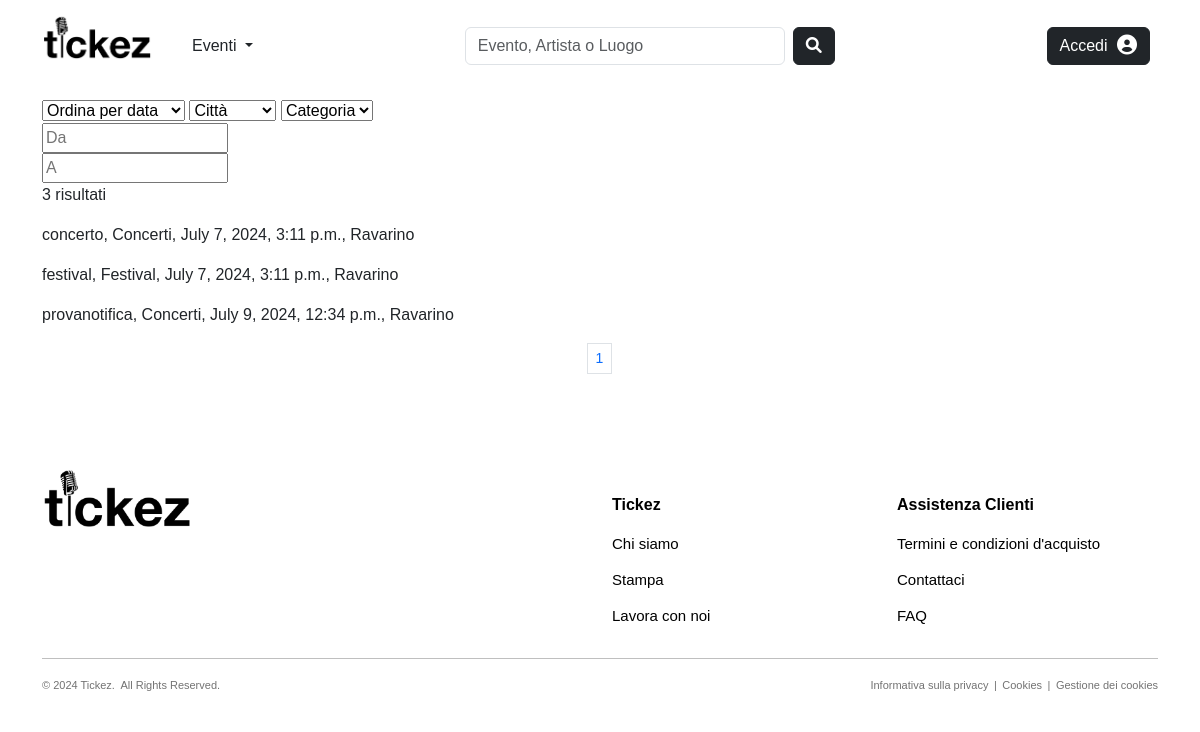
The page /products/events/ on the database as committed earlier.
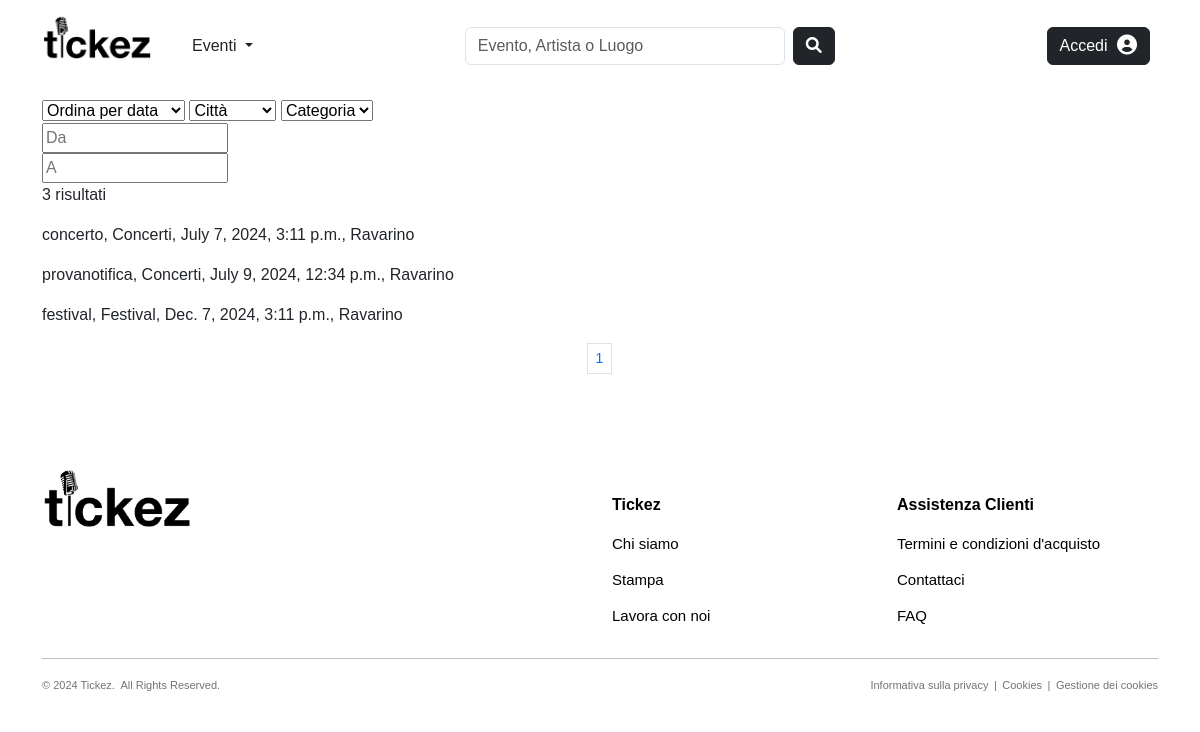
The same page on the database as committed later.
### products/models.py (models this page shows, shortened)
class Evento(models.Model):
    CATEGORY_CHOICES = [
        ('Concerti', 'Concerti'),
        ('Festival', 'Festival'),
        ('Teatro', 'Teatro')
    ]
    nome = models.CharField(max_length=100, null=False, blank=False)
    slug = models.SlugField(max_length=200, null=False, unique=True, blank=True)
    categoria = models.CharField(max_length=100, choices=CATEGORY_CHOICES, null=False, blank=False)
    descrizione = models.TextField(null=True, blank=True, default='')
    data_ora = models.DateTimeField(null=False, blank=False, default=timezone.now)
    locandina = models.ImageField(blank=True, upload_to="images/events")
    visualizzazioni = models.IntegerField(default=0)
    organizzatore = models.ForeignKey(to='users.Organizzatore', on_delete=models.CASCADE, null=False, blank=False, related_name='eventi_organizzati')
    luogo = models.ForeignKey(to='common.Luogo', on_delete=models.CASCADE, null=False, blank=False, related_name='eventi_programmati')
    followers = models.ManyToManyField(to='users.Utente', blank=True, default=None, related_name='eventi_preferiti')
    def get_absolute_url(self):
        return reverse("products:event-details", kwargs={"slug": self.slug, "pk": self.pk})
    class Meta:
        verbose_name_plural = 'Eventi'

### common/models.py (models this page shows, shortened)
class Luogo(models.Model):
    nome = models.CharField(max_length=50, null=False, blank=False)
    slug = models.SlugField(max_length=200, null=False, unique=True, blank=True)
    indirizzo = models.CharField(max_length=255)
    capienza_persone = models.PositiveIntegerField()
    citta = models.CharField(max_length=100)
    stato = models.CharField(max_length=100)
    codice_postale = models.CharField(max_length=30)
    immagine = models.ImageField(blank=True, upload_to="images/venues", default=join('static', 'images', 'defaults', 'default_venue.jpg'))
    followers = models.ManyToManyField(to='users.Utente', blank=True, default=None, related_name='luoghi_preferiti')
    affittuari = models.ManyToManyField(to='users.Organizzatore', blank=True, default=None, related_name='luoghi_affittati')
    class Meta:
        verbose_name_plural = 'Luoghi'

### products/views.py (the view)
# urls.py: path('events/', views.EventsListView.as_view(), name="events"),
class EventsListView(ListView):
    model = Evento
    template_name = 'products/events.html'
    paginate_by = 3
    def get_queryset(self):
        event_list = super().get_queryset()
        order_by = self.request.GET.get('sort', 'data_ora')
        city = self.request.GET.get('city', '')
        category = self.request.GET.get('category', '')
        from_date = self.request.GET.get('from_date', '')
        until_date = self.request.GET.get('until_date', '')
        event_list = ( self.order_style(event_list, order_by) &
                       self.filter_by_city(event_list, city) &
                       self.filter_by_category(event_list, category) &
                       self.filter_by_date(event_list, from_date, until_date)
        )
        return event_list
    def order_style(self, queryset, order_by):
        if order_by == 'nome':
            return queryset.order_by('nome')
        else:
            return queryset.order_by('data_ora')
    def filter_by_city(self, queryset, city):
        if city:
            return queryset.filter(luogo__citta__icontains=city)
        return queryset
    def filter_by_category(self, queryset, category):
        if category:
            return queryset.filter(categoria=category)
        return queryset
    def filter_by_date(self, queryset, from_date, until_date):
        if from_date:
            queryset = queryset.filter(data_ora__gte=datetime.strptime(from_date, '%d/%m/%Y'))
        if until_date:
            queryset = queryset.filter(data_ora__lte=datetime.strptime(until_date, '%d/%m/%Y'))
        return queryset
    def get_context_data(self, **kwargs):
        context = super().get_context_data(**kwargs)
        context['current_sort'] = self.request.GET.get('sort', 'data_ora')
        context['current_city'] = self.request.GET.get('city', '')
        context['current_category'] = self.request.GET.get('category', '')
        context['cities'] = sorted(Evento.objects.values_list('luogo__citta', flat=True).distinct())
        context['categories'] = sorted(Evento.objects.values_list('categoria', flat=True).distinct())
        context['current_from'] = self.request.GET.get('from_date', '')
        context['current_until'] = self.request.GET.get('until_date', '')
        return context

### common/context_processors.py (called while the page is built, shortened)
def notifications(request):
    notifications = []
    unread_count = 0
    return {
        'notifications': notifications,
        'unread_count': unread_count,
    }

### products/templates/products/events.html (shortened to what this page needs)
{% extends "products/base_products.html" %}
{% load static %}
{% load crispy_forms_tags %}
{% block content %}
    <div class="container">
        <form method="GET">
            <select name="sort" id="sort" onchange="this.form.submit()">
                <option value="data_ora" {% if current_sort == 'data_ora' %} selected {% endif %}>Ordina per data</option>
            </select>
            <select name="city" id="city" onchange="this.form.submit()">
                <option value="" selected disabled hidden>Città</option>
            </select>
            <select name="category" id="category" onchange="this.form.submit()">
                <option value="" selected disabled hidden>Categoria</option>
            </select>
            <div>
                <input type="text" placeholder="Da" {% if request.GET.from_date %} value="{{ request.GET.from_date }}" {% endif %} id="from_date" name="from_date" class="datepicker" readonly onchange="this.form.submit()">
            </div>
            <div>
                <input type="text" placeholder="A" {% if request.GET.until_date %} value="{{ request.GET.until_date }}" {% endif %} id="until_date" name="until_date" class="datepicker" readonly onchange="this.form.submit()">
            </div>
        </form>
        <p>{{view.get_queryset.count}} risultati</p>
        {% for e in page_obj %}
            <a href="{{ e.get_absolute_url }}" style="text-decoration: none; color: inherit;">
                <p>{{e.nome}}, {{e.categoria}}, {{e.data_ora}}, {{e.luogo.citta}}</p>
            </a>
        {% endfor %}
        <nav aria-label="Page navigation">
            <ul class="pagination pagination-sm justify-content-center">
              {% for p in paginator.page_range %}
                <li class="page-item {% if request.GET.page|stringformat:"s" == p|stringformat:"s" %} active {% endif %}">
                    <a class="page-link" href="?{% for key, value in request.GET.items %}{% if key != 'page' %}{{ key }}={{ value }}&{% endif %}{% endfor %}page={{ p }}">{{ p }}</a></li>
              {% endfor %}
            </ul>
        </nav>
    </div>
{% endblock %}

Rows that differ between the two databases and show on the page:
shown differently, row unchanged: Evento "provanotifica": moves up the list
changed Evento "festival": data_ora "July 7, 2024, 3:11 p.m." → "Dec. 7, 2024, 3:11 p.m."
